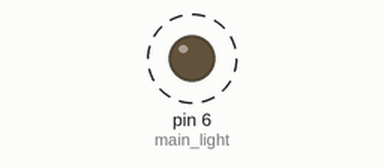
The sketch below on a simulated Arduino Uno, built with avr-gcc and run on an emulated ATmega328P. On the bench: output pins drawn as LEDs (lit = HIGH). Dashed ring = blinking.

Above: at 0.16 s.
Timing chart, 0 to 3.0 s (numbered marks = the images above):
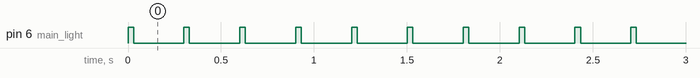

Measured:
- by itself, pin 6 (main_light): alternates HIGH for 0.03 s and LOW for 0.27 s

The sketch:

flash_frequence_test.ino
```cpp
int t;


void setup() {
 t=0;
 //pinMode(4, INPUT);//4th pin connect to a 3 mode switch

 pinMode(6, OUTPUT);//main light
}
void loop() {
  // put your main code here, to run repeatedly:
if(t%10==0 ){
    //定義蜂鳴器模式
    digitalWrite (6, HIGH);
  }
  if(t%10==1 ){
    //定義蜂鳴器模式
    digitalWrite (6, LOW);
  }
    delay(30);
  if(t>=120){
    t=0;
  }
  else{
    t+=1;
  }
}
```
